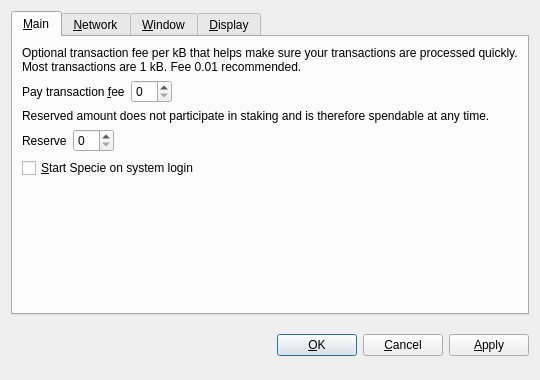
<?xml version="1.0" encoding="UTF-8"?>
<ui version="4.0">
 <class>OptionsDialog</class>
 <widget class="QDialog" name="OptionsDialog">
  <property name="geometry">
   <rect>
    <x>0</x>
    <y>0</y>
    <width>540</width>
    <height>380</height>
   </rect>
  </property>
  <property name="windowTitle">
   <string>Options</string>
  </property>
  <property name="modal">
   <bool>true</bool>
  </property>
  <layout class="QVBoxLayout" name="verticalLayout">
   <item>
    <widget class="QTabWidget" name="tabWidget">
     <property name="tabPosition">
      <enum>QTabWidget::North</enum>
     </property>
     <property name="currentIndex">
      <number>0</number>
     </property>
     <widget class="QWidget" name="tabMain">
      <attribute name="title">
       <string>&amp;Main</string>
      </attribute>
      <layout class="QVBoxLayout" name="verticalLayout_Main">
       <item>
        <widget class="QLabel" name="transactionFeeInfoLabel">
         <property name="text">
          <string>Optional transaction fee per kB that helps make sure your transactions are processed quickly. Most transactions are 1 kB. Fee 0.01 recommended.</string>
         </property>
         <property name="textFormat">
          <enum>Qt::PlainText</enum>
         </property>
         <property name="wordWrap">
          <bool>true</bool>
         </property>
        </widget>
       </item>
       <item>
        <layout class="QHBoxLayout" name="horizontalLayoutFee">
         <item>
          <widget class="QLabel" name="transactionFeeLabel">
           <property name="text">
            <string>Pay transaction &amp;fee</string>
           </property>
           <property name="textFormat">
            <enum>Qt::PlainText</enum>
           </property>
           <property name="buddy">
            <cstring>transactionFee</cstring>
           </property>
          </widget>
         </item>
         <item>
          <widget class="BitcoinAmountField" name="transactionFee"/>
         </item>
         <item>
          <spacer name="horizontalSpacerFee">
           <property name="orientation">
            <enum>Qt::Horizontal</enum>
           </property>
           <property name="sizeHint" stdset="0">
            <size>
             <width>40</width>
             <height>20</height>
            </size>
           </property>
          </spacer>
         </item>
        </layout>
       </item>
       <item>
        <widget class="QLabel" name="reserveBalanceInfoLabel">
         <property name="text">
          <string>Reserved amount does not participate in staking and is therefore spendable at any time.</string>
         </property>
         <property name="textFormat">
          <enum>Qt::PlainText</enum>
         </property>
         <property name="wordWrap">
          <bool>true</bool>
         </property>
        </widget>
       </item>
       <item>
        <layout class="QHBoxLayout" name="horizontalLayoutReserveBalance">
         <item>
          <widget class="QLabel" name="reserveBalanceLabel">
           <property name="text">
            <string>Reserve</string>
           </property>
           <property name="textFormat">
            <enum>Qt::PlainText</enum>
           </property>
           <property name="buddy">
            <cstring>reserveBalance</cstring>
           </property>
          </widget>
         </item>
         <item>
          <widget class="BitcoinAmountField" name="reserveBalance"/>
         </item>
         <item>
          <spacer name="horizontalSpacerReserveBalance">
           <property name="orientation">
            <enum>Qt::Horizontal</enum>
           </property>
           <property name="sizeHint" stdset="0">
            <size>
             <width>40</width>
             <height>20</height>
            </size>
           </property>
          </spacer>
         </item>
        </layout>
       </item>
       <item>
        <widget class="QCheckBox" name="bitcoinAtStartup">
         <property name="toolTip">
          <string>Automatically start Specie after logging in to the system.</string>
         </property>
         <property name="text">
          <string>&amp;Start Specie on system login</string>
         </property>
        </widget>
       </item>
       <item>
        <spacer name="verticalSpacer_Main">
         <property name="orientation">
          <enum>Qt::Vertical</enum>
         </property>
         <property name="sizeHint" stdset="0">
          <size>
           <width>20</width>
           <height>40</height>
          </size>
         </property>
        </spacer>
       </item>
      </layout>
     </widget>
     <widget class="QWidget" name="tabNetwork">
      <attribute name="title">
       <string>&amp;Network</string>
      </attribute>
      <layout class="QVBoxLayout" name="verticalLayout_Network">
       <item>
        <widget class="QCheckBox" name="mapPortUpnp">
         <property name="toolTip">
          <string>Automatically open the Specie client port on the router. This only works when your router supports UPnP and it is enabled.</string>
         </property>
         <property name="text">
          <string>Map port using &amp;UPnP</string>
         </property>
        </widget>
       </item>
       <item>
        <widget class="QCheckBox" name="connectSocks">
         <property name="toolTip">
          <string>Connect to the Specie network through a SOCKS5 proxy (e.g. when connecting through Tor).</string>
         </property>
         <property name="text">
          <string>&amp;Connect through SOCKS5 proxy:</string>
         </property>
        </widget>
       </item>
       <item>
        <layout class="QHBoxLayout" name="horizontalLayout_Network">
         <item>
          <widget class="QLabel" name="proxyIpLabel">
           <property name="text">
            <string>Proxy &amp;IP:</string>
           </property>
           <property name="textFormat">
            <enum>Qt::PlainText</enum>
           </property>
           <property name="buddy">
            <cstring>proxyIp</cstring>
           </property>
          </widget>
         </item>
         <item>
          <widget class="QValidatedLineEdit" name="proxyIp">
           <property name="maximumSize">
            <size>
             <width>140</width>
             <height>16777215</height>
            </size>
           </property>
           <property name="toolTip">
            <string>IP address of the proxy (e.g. 127.0.0.1)</string>
           </property>
          </widget>
         </item>
         <item>
          <widget class="QLabel" name="proxyPortLabel">
           <property name="text">
            <string>&amp;Port:</string>
           </property>
           <property name="textFormat">
            <enum>Qt::PlainText</enum>
           </property>
           <property name="buddy">
            <cstring>proxyPort</cstring>
           </property>
          </widget>
         </item>
         <item>
          <widget class="QLineEdit" name="proxyPort">
           <property name="maximumSize">
            <size>
             <width>55</width>
             <height>16777215</height>
            </size>
           </property>
           <property name="toolTip">
            <string>Port of the proxy (e.g. 9050)</string>
           </property>
          </widget>
         </item>
         <item>
          <spacer name="horizontalSpacer_Network">
           <property name="orientation">
            <enum>Qt::Horizontal</enum>
           </property>
           <property name="sizeHint" stdset="0">
            <size>
             <width>40</width>
             <height>20</height>
            </size>
           </property>
          </spacer>
         </item>
        </layout>
       </item>
       <item>
        <spacer name="verticalSpacer_Network">
         <property name="orientation">
          <enum>Qt::Vertical</enum>
         </property>
         <property name="sizeHint" stdset="0">
          <size>
           <width>20</width>
           <height>40</height>
          </size>
         </property>
        </spacer>
       </item>
      </layout>
     </widget>
     <widget class="QWidget" name="tabWindow">
      <attribute name="title">
       <string>&amp;Window</string>
      </attribute>
      <layout class="QVBoxLayout" name="verticalLayout_Window">
       <item>
        <widget class="QCheckBox" name="minimizeToTray">
         <property name="toolTip">
          <string>Show only a tray icon after minimizing the window.</string>
         </property>
         <property name="text">
          <string>&amp;Minimize to the tray instead of the taskbar</string>
         </property>
        </widget>
       </item>
       <item>
        <widget class="QCheckBox" name="minimizeOnClose">
         <property name="toolTip">
          <string>Minimize instead of exit the application when the window is closed. When this option is enabled, the application will be closed only after selecting Quit in the menu.</string>
         </property>
         <property name="text">
          <string>M&amp;inimize on close</string>
         </property>
        </widget>
       </item>
       <item>
        <spacer name="verticalSpacer_Window">
         <property name="orientation">
          <enum>Qt::Vertical</enum>
         </property>
         <property name="sizeHint" stdset="0">
          <size>
           <width>20</width>
           <height>40</height>
          </size>
         </property>
        </spacer>
       </item>
      </layout>
     </widget>
     <widget class="QWidget" name="tabDisplay">
      <attribute name="title">
       <string>&amp;Display</string>
      </attribute>
      <layout class="QVBoxLayout" name="verticalLayout_Display">
       <item>
        <layout class="QHBoxLayout" name="horizontalLayout_1_Display">
         <item>
          <widget class="QLabel" name="langLabel">
           <property name="text">
            <string>User Interface &amp;language:</string>
           </property>
           <property name="textFormat">
            <enum>Qt::PlainText</enum>
           </property>
           <property name="buddy">
            <cstring>lang</cstring>
           </property>
          </widget>
         </item>
         <item>
          <widget class="QValueComboBox" name="lang">
           <property name="toolTip">
            <string>The user interface language can be set here. This setting will take effect after restarting Specie.</string>
           </property>
          </widget>
         </item>
        </layout>
       </item>
       <item>
        <layout class="QHBoxLayout" name="horizontalLayout_2_Display">
         <item>
          <widget class="QLabel" name="unitLabel">
           <property name="text">
            <string>&amp;Unit to show amounts in:</string>
           </property>
           <property name="textFormat">
            <enum>Qt::PlainText</enum>
           </property>
           <property name="buddy">
            <cstring>unit</cstring>
           </property>
          </widget>
         </item>
         <item>
          <widget class="QValueComboBox" name="unit">
           <property name="toolTip">
            <string>Choose the default subdivision unit to show in the interface and when sending coins.</string>
           </property>
          </widget>
         </item>
        </layout>
       </item>
       <item>
        <widget class="QCheckBox" name="coinControlFeatures">
         <property name="toolTip">
          <string>Whether to show coin control features or not.</string>
         </property>
         <property name="text">
          <string>Display coin &amp;control features (experts only!)</string>
         </property>
        </widget>
       </item>
       <item>
        <widget class="QCheckBox" name="minimizeCoinAge">
         <property name="toolTip">
          <string>Whether to select the coin outputs randomly or with minimal coin age.</string>
         </property>
         <property name="text">
          <string>Minimize weight consumption (experimental)</string>
         </property>
        </widget>
       </item>
       <item>
        <widget class="QCheckBox" name="useBlackTheme">
         <property name="text">
          <string>Use black visual theme (requires restart)</string>
         </property>
        </widget>
       </item>
       <item>
        <spacer name="verticalSpacer_Display">
         <property name="orientation">
          <enum>Qt::Vertical</enum>
         </property>
         <property name="sizeHint" stdset="0">
          <size>
           <width>20</width>
           <height>40</height>
          </size>
         </property>
        </spacer>
       </item>
      </layout>
     </widget>
    </widget>
   </item>
   <item>
    <layout class="QHBoxLayout" name="horizontalLayout_Buttons">
     <item>
      <spacer name="horizontalSpacer_1">
       <property name="orientation">
        <enum>Qt::Horizontal</enum>
       </property>
       <property name="sizeHint" stdset="0">
        <size>
         <width>40</width>
         <height>48</height>
        </size>
       </property>
      </spacer>
     </item>
     <item>
      <widget class="QLabel" name="statusLabel">
       <property name="font">
        <font>
         <weight>75</weight>
         <bold>true</bold>
        </font>
       </property>
       <property name="text">
        <string/>
       </property>
       <property name="textFormat">
        <enum>Qt::PlainText</enum>
       </property>
       <property name="wordWrap">
        <bool>true</bool>
       </property>
      </widget>
     </item>
     <item>
      <spacer name="horizontalSpacer_2">
       <property name="orientation">
        <enum>Qt::Horizontal</enum>
       </property>
       <property name="sizeHint" stdset="0">
        <size>
         <width>40</width>
         <height>48</height>
        </size>
       </property>
      </spacer>
     </item>
     <item>
      <widget class="QPushButton" name="okButton">
       <property name="text">
        <string>&amp;OK</string>
       </property>
      </widget>
     </item>
     <item>
      <widget class="QPushButton" name="cancelButton">
       <property name="text">
        <string>&amp;Cancel</string>
       </property>
       <property name="autoDefault">
        <bool>false</bool>
       </property>
      </widget>
     </item>
     <item>
      <widget class="QPushButton" name="applyButton">
       <property name="text">
        <string>&amp;Apply</string>
       </property>
       <property name="autoDefault">
        <bool>false</bool>
       </property>
      </widget>
     </item>
    </layout>
   </item>
  </layout>
 </widget>
 <customwidgets>
  <customwidget>
   <class>BitcoinAmountField</class>
   <extends>QSpinBox</extends>
   <header>bitcoinamountfield.h</header>
  </customwidget>
  <customwidget>
   <class>QValueComboBox</class>
   <extends>QComboBox</extends>
   <header>qvaluecombobox.h</header>
  </customwidget>
  <customwidget>
   <class>QValidatedLineEdit</class>
   <extends>QLineEdit</extends>
   <header>qvalidatedlineedit.h</header>
  </customwidget>
 </customwidgets>
 <resources/>
 <connections/>
</ui>
